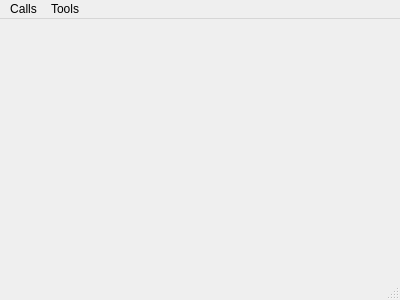
<?xml version="1.0" encoding="UTF-8"?>
<ui version="4.0">
 <class>MainWindow</class>
 <widget class="QMainWindow" name="MainWindow">
  <property name="geometry">
   <rect>
    <x>0</x>
    <y>0</y>
    <width>400</width>
    <height>300</height>
   </rect>
  </property>
  <property name="windowTitle">
   <string>Serial Terminal</string>
  </property>
  <widget class="QWidget" name="centralWidget">
   <property name="contextMenuPolicy">
    <enum>Qt::NoContextMenu</enum>
   </property>
   <layout class="QVBoxLayout" name="verticalLayout"/>
  </widget>
  <widget class="QMenuBar" name="menuBar">
   <property name="geometry">
    <rect>
     <x>0</x>
     <y>0</y>
     <width>400</width>
     <height>26</height>
    </rect>
   </property>
   <widget class="QMenu" name="menuCalls">
    <property name="title">
     <string>Calls</string>
    </property>
    <addaction name="actionConnect"/>
    <addaction name="actionDisconnect"/>
    <addaction name="separator"/>
    <addaction name="actionQuit"/>
   </widget>
   <widget class="QMenu" name="menuTools">
    <property name="title">
     <string>Tools</string>
    </property>
    <addaction name="actionConfigure"/>
    <addaction name="actionClear"/>
   </widget>
   <addaction name="menuCalls"/>
   <addaction name="menuTools"/>
  </widget>
  <widget class="QStatusBar" name="statusBar"/>
  <action name="actionAbout">
   <property name="text">
    <string>&amp;About</string>
   </property>
   <property name="toolTip">
    <string>About program</string>
   </property>
   <property name="shortcut">
    <string>Alt+A</string>
   </property>
  </action>
  <action name="actionAboutQt">
   <property name="text">
    <string>About Qt</string>
   </property>
  </action>
  <action name="actionConnect">
   <property name="text">
    <string>C&amp;onnect</string>
   </property>
   <property name="toolTip">
    <string>Connect to serial port</string>
   </property>
   <property name="shortcut">
    <string>Ctrl+O</string>
   </property>
  </action>
  <action name="actionDisconnect">
   <property name="text">
    <string>&amp;Disconnect</string>
   </property>
   <property name="toolTip">
    <string>Disconnect from serial port</string>
   </property>
   <property name="shortcut">
    <string>Ctrl+D</string>
   </property>
  </action>
  <action name="actionConfigure">
   <property name="text">
    <string>&amp;Configure</string>
   </property>
   <property name="toolTip">
    <string>Configure serial port</string>
   </property>
   <property name="shortcut">
    <string>Alt+C</string>
   </property>
  </action>
  <action name="actionClear">
   <property name="text">
    <string>C&amp;lear</string>
   </property>
   <property name="toolTip">
    <string>Clear data</string>
   </property>
   <property name="shortcut">
    <string>Alt+L</string>
   </property>
  </action>
  <action name="actionQuit">
   <property name="text">
    <string>&amp;Quit</string>
   </property>
   <property name="shortcut">
    <string>Ctrl+Q</string>
   </property>
  </action>
 </widget>
 <layoutdefault spacing="6" margin="11"/>
 <resources/>
 <connections/>
</ui>
